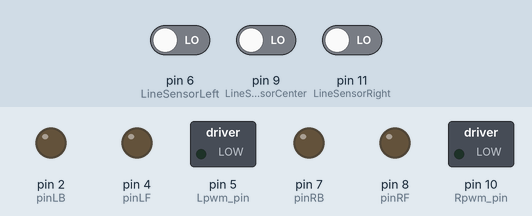
Simulated run of this sketch. Board: Arduino Uno, built with avr-gcc and run on an emulated ATmega328P. Shown: switched loads named in the sketch (green lamp = pin HIGH), output pins drawn as LEDs (lit = HIGH). The test bench sets the inputs (shaded band); at power-on: pin 6 (LineSensorLeft) LOW, pin 9 (LineSensorCenter) LOW, pin 11 (LineSensorRight) LOW.

Above: at 1.2 s.
1.3 s: pin 6 (LineSensorLeft) driven HIGH
At 1.7 s:
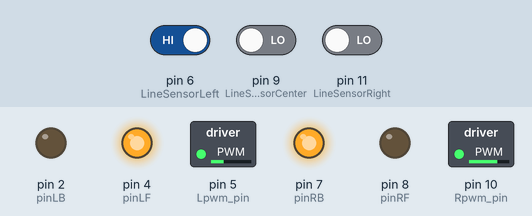
2.8 s: pin 9 (LineSensorCenter) driven HIGH
At 4.0 s:
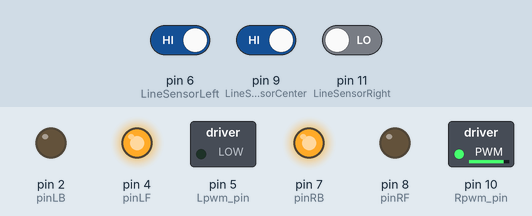
4.3 s: pin 11 (LineSensorRight) driven HIGH
At 5.2 s:
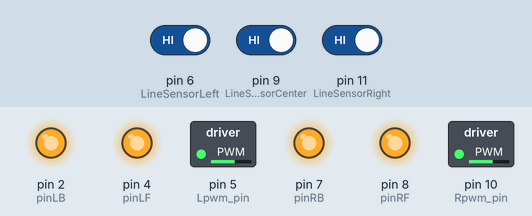
5.8 s: pin 6 (LineSensorLeft) driven LOW
At 6.4 s:
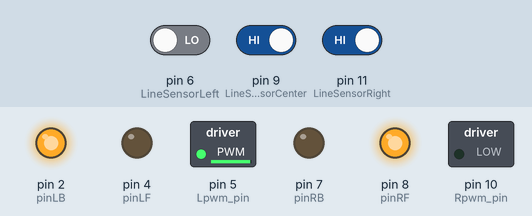
Timing chart, 0 to 8.3 s (numbered marks = the images above; inputs shaded):
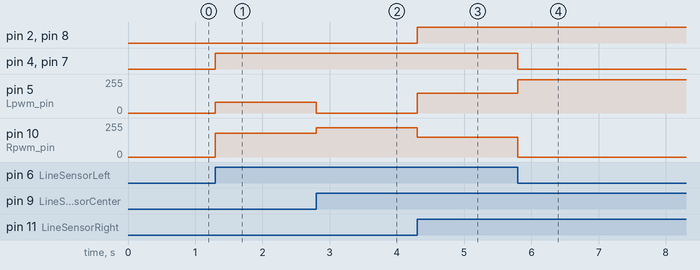

Measured:
- after the input at 1.3 s, pin 4 (pinLF), pin 7 (pinRB): LOW → HIGH at once; pin 5 (Lpwm_pin): 0/255 → 80/255 at once; pin 10 (Rpwm_pin): 0/255 → 180/255 at once
- after the input at 2.8 s, pin 5 (Lpwm_pin): 80/255 → 0/255 at once; pin 10 (Rpwm_pin): 180/255 → 220/255 at once
- after the input at 4.3 s, pin 2 (pinLB), pin 8 (pinRF): LOW → HIGH at once; pin 5 (Lpwm_pin): 0/255 → 150/255 at once; pin 10 (Rpwm_pin): 220/255 → 150/255 at once
- after the input at 5.8 s, pin 4 (pinLF), pin 7 (pinRB): HIGH → LOW at once; pin 5 (Lpwm_pin): 150/255 → 250/255 at once; pin 10 (Rpwm_pin): 150/255 → 0/255 at once

The sketch:

project_arduino.ino
```cpp
#include <Servo.h>;
#define Lpwm_pin 5 // pin of controlling speed---- ENA of motor driver board
#define Rpwm_pin 10 // pin of controlling speed--- ENB of motor driver board
#define trigPin A1
#define echoPin A0
int pinLB = 2; // IN1 of motor driver board
int pinLF = 4; // IN2 of motor driver board
int pinRB = 7; // IN3 of motor driver board
int pinRF = 8; // IN4 of motor driver board
unsigned char Lpwm_val; // left wheel speed max 250
unsigned char Rpwm_val; // right wheel speed max 250
#define Car_state = 0;

#define LineSensorLeft 6
#define LineSensorCenter 9
#define LineSensorRight 11

Servo myservo;

void setup() {
  // put your setup code here, to run once:
  Serial.begin(9600);
  //car pins
  pinMode(pinLB,OUTPUT); //pin 2
  pinMode(pinLF,OUTPUT); // pin 4
  pinMode(pinRB,OUTPUT); // pin 7
  pinMode(pinRF,OUTPUT); // pin 8
  pinMode(Lpwm_pin,OUTPUT); // pin 11 (PWM)
  pinMode(Rpwm_pin,OUTPUT); // pin 10 (PWM)

}
void moveStraight(){
  //car speed/starts/
  Lpwm_val = 150;
  Rpwm_val = 150;
  analogWrite(Lpwm_pin,Lpwm_val);
  analogWrite(Rpwm_pin,Rpwm_val);
  digitalWrite(pinRB,HIGH);
  digitalWrite(pinRF,HIGH);
  digitalWrite(pinLB,HIGH);
  digitalWrite(pinLF,HIGH);
}
void myStop(){
  digitalWrite(pinRB,LOW);
  digitalWrite(pinRF,LOW);
  digitalWrite(pinLB,LOW);
  digitalWrite(pinLF,LOW);
}
void turnRight(){
  //car speed/starts/
  Lpwm_val = 180;
  Rpwm_val = 90;
  analogWrite(Lpwm_pin,Lpwm_val);
  analogWrite(Rpwm_pin,Rpwm_val);
  digitalWrite(pinRB,LOW);
  digitalWrite(pinRF,HIGH);
  digitalWrite(pinLB,HIGH);
  digitalWrite(pinLF,LOW);
}
void strongTurnRight(){
  //car speed/starts/
  Lpwm_val = 250;
  Rpwm_val = 0; //60
  analogWrite(Lpwm_pin,Lpwm_val);
  analogWrite(Rpwm_pin,Rpwm_val);
  digitalWrite(pinRB,LOW);
  digitalWrite(pinRF,HIGH);
  digitalWrite(pinLB,HIGH);
  digitalWrite(pinLF,LOW);
}
void turnLeft(){
  //car speed/starts/
  Lpwm_val = 80;
  Rpwm_val = 180;
  analogWrite(Lpwm_pin,Lpwm_val);
  analogWrite(Rpwm_pin,Rpwm_val);
  digitalWrite(pinRB,HIGH);
  digitalWrite(pinRF,LOW);
  digitalWrite(pinLB,LOW);
  digitalWrite(pinLF,HIGH);
}
void strongTurnLeft(){
  //car speed/starts/
  Lpwm_val = 0; //60
  Rpwm_val = 220;
  analogWrite(Lpwm_pin,Lpwm_val);
  analogWrite(Rpwm_pin,Rpwm_val);
  digitalWrite(pinRB,HIGH);
  digitalWrite(pinRF,LOW);
  digitalWrite(pinLB,LOW);
  digitalWrite(pinLF,HIGH);
}
void goBack(){
    //car speed/starts/
    Lpwm_val = 150;
    Rpwm_val = 150;
    analogWrite(Lpwm_pin,Lpwm_val);
    analogWrite(Rpwm_pin,Rpwm_val);
     digitalWrite(pinRB,HIGH);
     digitalWrite(pinRF,LOW);
     digitalWrite(pinLB,HIGH);
     digitalWrite(pinLF,LOW);
}

  bool valLeft ;
  bool valCenter ;
  bool valRight ;
void loop() {
   valLeft = digitalRead(LineSensorLeft);
   valCenter = digitalRead(LineSensorCenter);
   valRight = digitalRead(LineSensorRight);

  if(valLeft == HIGH && valCenter == HIGH && valRight == HIGH){
    moveStraight();
    }
    else if(valLeft == LOW && valCenter == HIGH && valRight == HIGH){
          while(valLeft != HIGH ){
               strongTurnRight();
               valLeft = digitalRead(LineSensorLeft);
          }
        }
      else if(valLeft == HIGH && valCenter == HIGH && valRight == LOW){
        while(valRight != HIGH ){
               strongTurnLeft();
               valRight = digitalRead(LineSensorLeft);
          }

      }
      else if(valLeft == LOW && valCenter == LOW && valRight == HIGH){
       turnRight();
      }
      else if(valLeft == HIGH && valCenter == LOW && valRight == LOW){
         turnLeft();
      }

}
```
